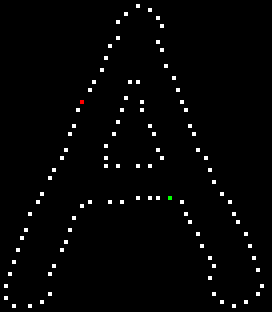
%> input picture shapeContextsTestsData/A1.bmp, 68 x 78 px (shown 4 times larger)
$ octave testShapeContexts.m   (GNU Octave 9; MATLAB toolbox functions it lacks are replaced by stand-ins)
%> lines starting %> are read from the running program, lines starting %| are printed output that depends on the picture
### octave/shapeContexts/shapeContext.m
function fd = shapeContext(pts, origin, scale='auto', nbinsLogR=5, nbinsTheta=12)
    %Inputs:
     %pts - Nx2 matrix of feature points
     %origin - [x0,y0] used for shifting all points
     %scale - either 'auto', or a scale factor.  If auto, the median distance is used
     %nbinsLogR, nbinsTheta - give the number of bins to use
    %Outputs:
     %fd - 1x(nbinsLogR*nbinsTheta) array holding the feature descriptors

    N = size(pts,1);
    Nf = nbinsLogR*nbinsTheta;
    %shift and scale
    ptsShifted = bsxfun(@minus, pts, origin);
    distsSq = dot(ptsShifted',ptsShifted')';
    ptsShifted = ptsShifted(distsSq>0,:);
    distsSq = distsSq(distsSq>0);
    if (scale=='auto')
        scale = median(median(sqrt(pdist2(pts,pts,'euclidean'))));
    end
    distsSq = distsSq * (1/(scale*scale));
    %find and normalize logR and theta
    logR = log2(distsSq) / 2;
    logR = (logR-min(logR)) / (max(logR)-min(logR)+min(abs(logR))/1000);
    theta = atan2(ptsShifted(:,2), ptsShifted(:,1));
    theta = theta/(2*pi) + 1/2;
    %combine logR and theta together to let us bin them easily
%    logR_I = floor(logR * nbinsLogR + nbinsLogR/2 + 1);
    logR_I = floor(logR * nbinsLogR + 1);
%    logR_I = min(max(1,logR_I),nbinsLogR);
    theta_I = floor(theta * nbinsTheta + 1);
    combined = (theta_I-1)*nbinsLogR + logR_I;
    h = hist(combined,1:(Nf));
    fd = h / sum(h);
end

### octave/shapeContexts/shapeContexts.m
function fds = shapeContexts(pts, nbinsLogR=5, nbinsTheta=12)
    %Inputs:
     %pts - Nx2 matrix of feature points
     %nbinsLogR, nbinsTheta - give the number of bins to use
    %Outputs:
     %fds - Nx(nbinsLogR*nbinsTheta) array of feature descriptors

    N = size(pts,1);
    Nf = nbinsLogR*nbinsTheta;
    scale = median(median(sqrt(pdist2(pts,pts,'euclidean'))));
    fds = zeros(N,Nf);
    for p=1:N
        fds(p,:) = shapeContext(pts, pts(p,:), scale, nbinsLogR, nbinsTheta);
    end
end

### octave/shapeContexts/shapeContextCost.m
function C = shapeContextCost(features1, features2)
    %Inputs:
     %features1, features2 - NxNf matrices of features (N=numPts, Nf=numFeatures)
    %Outputs:
     %C - NxN matrix such that C(i,j) gives the matching cost between features1(i,:) and features2(j,:)
    C = pdist2(features1,features2,'chisq');
end

### octave/shapeContexts/testShapeContexts.m
imA1 = imread("../../shapeContextsTestsData/A1.bmp");
%> imA1 is the input picture: size 78x68x3 uint8; mean R, G, B 4.8, 4.8, 4.8
imA2 = imread("../../shapeContextsTestsData/A2.bmp");
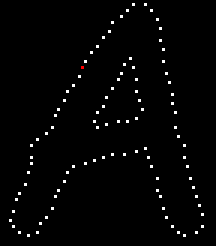
%> input picture shapeContextsTestsData/A2.bmp, 72 x 82 px (shown 3 times larger)
%> imA2 is the input picture: size 82x72x3 uint8; mean R, G, B 4.3, 4.3, 4.3
[ptsA1kY,ptsA1kX] = find(sum(imA1,3)>0);
%> ptsA1kY = 101 values from 2 to 77; ptsA1kX = 101 values from 2 to 66
[ptsA2kY,ptsA2kX] = find(sum(imA2,3)>0);
%> ptsA2kY = 100 values from 2 to 79; ptsA2kX = 100 values from 4 to 68
[ptsA1rY,ptsA1rX] = find(imA1(:,:,1)==255 & imA1(:,:,2)==0 & imA1(:,:,3)==0);
%> ptsA1rY = 26; ptsA1rX = 21
[ptsA1gY,ptsA1gX] = find(imA1(:,:,2)==255 & imA1(:,:,1)==0 & imA1(:,:,3)==0);
%> ptsA1gY = 50; ptsA1gX = 43
[ptsA2rY,ptsA2rX] = find(imA2(:,:,1)==255 & imA2(:,:,2)==0 & imA2(:,:,3)==0);
%> ptsA2rY = 23; ptsA2rX = 28
ptsA1 = [ptsA1kX, ptsA1kY];
%> ptsA1 = 101 rows, first 12: [2 72; 2 75; 3 69; 4 66; 4 77; 5 63; 6 60; 7 58; 8 54; 8 77; 10 51; 11 49]
ptsA2 = [ptsA2kX, ptsA2kY];
%> ptsA2 = 100 rows, first 12: [4 74; 5 71; 5 76; 6 67; 7 65; 7 78; 9 62; 10 58; 10 79; 11 49; 11 53; 11 55]
ptsA1r = [ptsA1rX, ptsA1rY];
%> ptsA1r = [21 26]
ptsA1g = [ptsA1gX, ptsA1gY];
%> ptsA1g = [43 50]
ptsA2r = [ptsA2rX, ptsA2rY];
%> ptsA2r = [28 23]
fdA1r = shapeContext(ptsA1, ptsA1r);
%> in shapeContext, `N = size(pts,1);`: N = 101
%> in shapeContext, `ptsShifted = bsxfun(@minus, pts, origin);`: ptsShifted = 101 rows, first 12: [-19 46; -19 49; -18 43; -17 40; -17 51; -16 37; -15 34; -14 32; -13 28; -13 51; -11 25; -10 23]
%> in shapeContext, `distsSq = dot(ptsShifted',ptsShifted')';`: distsSq = 101 values, max 4240 at index 100, min 0 at index 28, mean 1237
%> in shapeContext, `ptsShifted = ptsShifted(distsSq>0,:);`: ptsShifted = 100 rows, first 12: [-19 46; -19 49; -18 43; -17 40; -17 51; -16 37; -15 34; -14 32; -13 28; -13 51; -11 25; -10 23]
%> in shapeContext, `distsSq = distsSq(distsSq>0);`: distsSq = 100 values, max 4240 at index 99, min 5 at index 27, mean 1249.4
%> in shapeContext, `scale = median(median(sqrt(pdist2(pts,pts,'euclidean'))));`: scale = 5.6
%> in shapeContext, `distsSq = distsSq * (1/(scale*scale));`: distsSq = 100 values, max 135.1 at index 99, min 0.159 at index 27, mean 39.81
%> in shapeContext, `logR = log2(distsSq) / 2;`: logR = 100 values, max 3.54 at index 99, min -1.33 at index 27, mean 2.26
%> in shapeContext, `logR = (logR-min(logR)) / (max(logR)-min(logR)+min(abs(logR))/1000);`: logR = 100 values, max 1 at index 99, min 0 at index 27, mean 0.737
%> in shapeContext, `theta = atan2(ptsShifted(:,2), ptsShifted(:,1));`: theta = 100 values, max 2.03 at index 27, min -1.15 at index 40, mean 0.748
%> in shapeContext, `theta = theta/(2*pi) + 1/2;`: theta = 100 values, max 0.824 at index 27, min 0.317 at index 40, mean 0.619
%> in shapeContext, `logR_I = floor(logR * nbinsLogR + 1);`: logR_I = 100 values, max 5 at index 1, min 1 at index 27, mean 4.13
%> in shapeContext, `theta_I = floor(theta * nbinsTheta + 1);`: theta_I = 100 values, max 10 at index 1, min 4 at index 33, mean 7.91
%> in shapeContext, `combined = (theta_I-1)*nbinsLogR + logR_I;`: combined = 100 values, max 50 at index 1, min 18 at index 33, mean 38.68
%> in shapeContext, `h = hist(combined,1:(Nf));`: h = 60 values, max 23 at index 40, min 0 at index 1, mean 1.67
%> in shapeContext, `fd = h / sum(h);`: fd = 60 values, max 0.23 at index 40, min 0 at index 1, mean 0.0167
%> fdA1r has the same summary as fd in shapeContext
fdA1g = shapeContext(ptsA1, ptsA1g);
%> in shapeContext (call 2), `ptsShifted = bsxfun(@minus, pts, origin);`: ptsShifted = 101 rows, first 12: [-41 22; -41 25; -40 19; -39 16; -39 27; -38 13; -37 10; -36 8; -35 4; -35 27; -33 1; -32 -1]
%> in shapeContext (call 2), `ptsShifted = ptsShifted(distsSq>0,:);`: ptsShifted = 100 rows, first 12: [-41 22; -41 25; -40 19; -39 16; -39 27; -38 13; -37 10; -36 8; -35 4; -35 27; -33 1; -32 -1]
%> fdA1g = 60 values, max 0.15 at index 15, min 0 at index 1, mean 0.0167
fdA2r = shapeContext(ptsA2, ptsA2r);
%> in shapeContext (call 3), `ptsShifted = bsxfun(@minus, pts, origin);`: ptsShifted = 100 rows, first 12: [-24 51; -23 48; -23 53; -22 44; -21 42; -21 55; -19 39; -18 35; -18 56; -17 26; -17 30; -17 32]
%> in shapeContext (call 3), `ptsShifted = ptsShifted(distsSq>0,:);`: ptsShifted = 99 rows, first 12: [-24 51; -23 48; -23 53; -22 44; -21 42; -21 55; -19 39; -18 35; -18 56; -17 26; -17 30; -17 32]
%> fdA2r = 60 values, max 0.202 at index 40, min 0 at index 1, mean 0.0167
fdsA1 = shapeContexts(ptsA1);
%> in shapeContexts, `N = size(pts,1);`: N = 101
%> in shapeContexts, `scale = median(median(sqrt(pdist2(pts,pts,'euclidean'))));`: scale = 5.6
%> in shapeContexts, `fds = zeros(N,Nf);`: fds: size 101x60 double; every value is 0
%> the loop in shapeContexts, `for p=1:N` made 101 passes
%> after the loop in shapeContexts, `for p=1:N`:
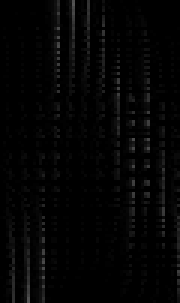
%> fds: size 101x60 double (shown 3 times larger); min 0, max 0.33, mean 0.0167
fdsA2 = shapeContexts(ptsA2);
%> call 2 of shapeContexts, with nbinsLogR = 5, nbinsTheta = 12
%> in shapeContexts (call 2), `N = size(pts,1);`: N = 100
%> in shapeContexts (call 2), `scale = median(median(sqrt(pdist2(pts,pts,'euclidean'))));`: scale = 5.78
%> in shapeContexts (call 2), `fds = zeros(N,Nf);`: fds: size 100x60 double; every value is 0
%> the loop in shapeContexts (call 2), `for p=1:N` made 100 passes
%> after the loop in shapeContexts (call 2), `for p=1:N`:
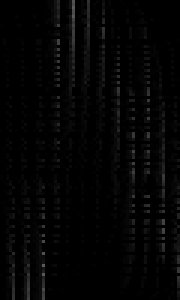
%> fds: size 100x60 double (shown 3 times larger); min 0, max 0.354, mean 0.0167
visualizeShapeContext(fdA1r,5,12);
%> (this line was passed over: visualizeShapeContext is not available in this run)
visualizeShapeContext(fdA2r,5,12);
%> (this line was passed over: visualizeShapeContext is not available in this run)
visualizeShapeContext(fdA1g,5,12);
%> (this line was passed over: visualizeShapeContext is not available in this run)
imshow(fdsA1);
imshow(fdsA2);
imshow([fdsA1; fdA1r]);
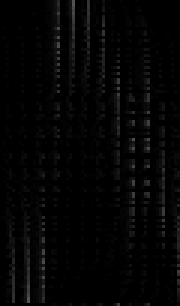
%> displayed picture: size 102x60, on the screen's scale of 0 to 255 (shown 3 times larger); min 0, max 84, mean 4.3
imshow([fdsA1; fdA1g]);
imshow([fdsA2; fdA2r]);
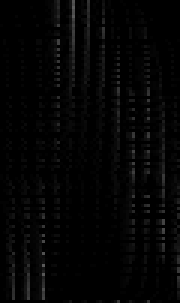
%> displayed picture: size 101x60, on the screen's scale of 0 to 255 (shown 3 times larger); min 0, max 90, mean 4.3
%> the run ends on the next line
imshow(1-shapeContextCost(fdsA1,fdsA1));
